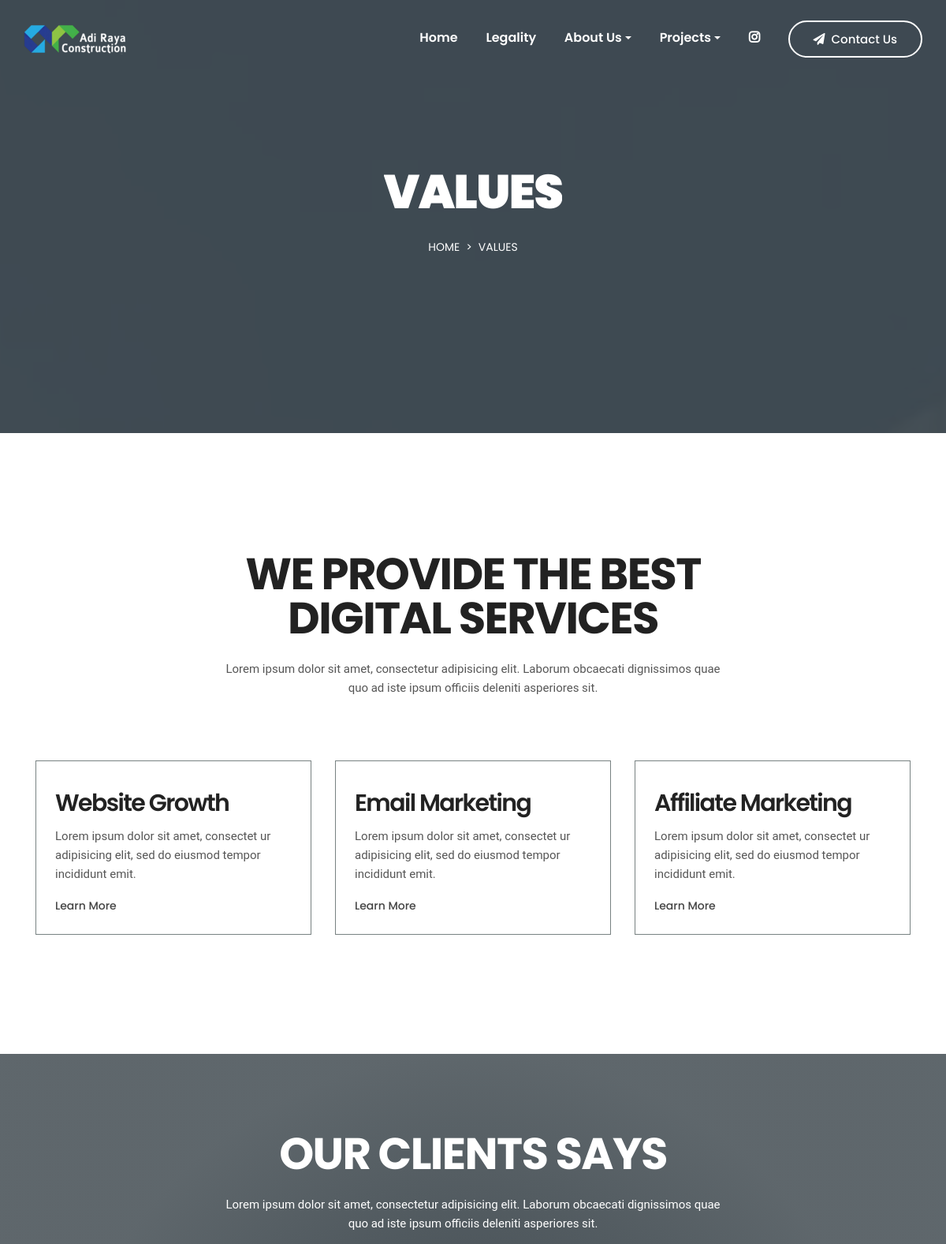
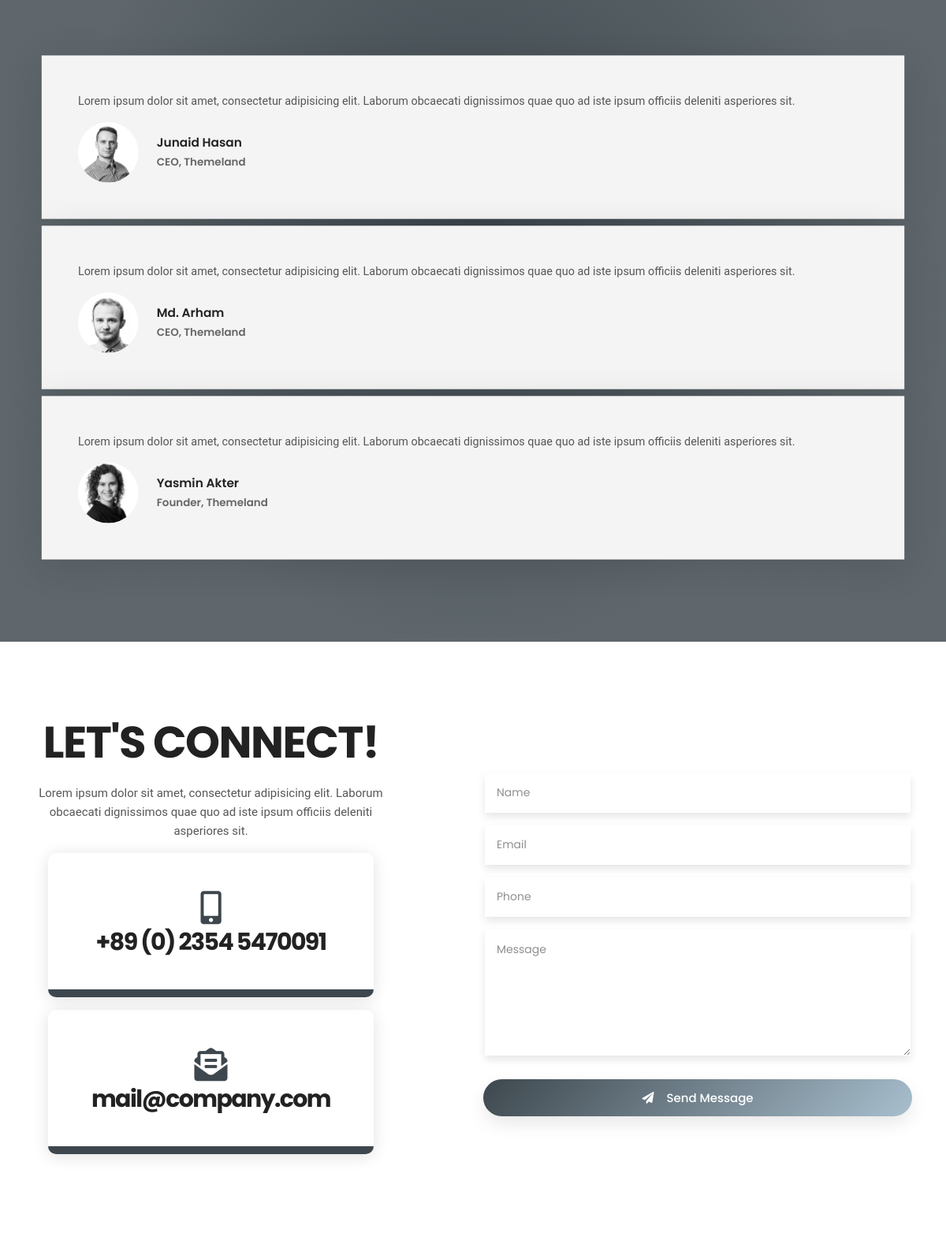
/services.php (upper part), run on the app's committed database (2 pictures, top to bottom).
### tables this page shows
CREATE TABLE `logo` (
  `id` int(11) NOT NULL,
  `xfile` varchar(1000) NOT NULL,
  `ufile` varchar(1000) NOT NULL,
  `updated_at` timestamp NOT NULL DEFAULT current_timestamp() ON UPDATE current_timestamp()
);

CREATE TABLE `social` (
  `id` int(11) NOT NULL,
  `name` varchar(150) NOT NULL,
  `fa` varchar(150) NOT NULL,
  `social_link` varchar(500) NOT NULL
);

CREATE TABLE `section_title` (
  `id` int(11) NOT NULL,
  `about_title` varchar(500) NOT NULL,
  `about_text` varchar(1000) NOT NULL,
  `why_title` varchar(500) NOT NULL,
  `why_text` varchar(1000) NOT NULL,
  `service_title` varchar(500) NOT NULL,
  `service_text` varchar(1000) NOT NULL,
  `port_title` varchar(500) NOT NULL,
  `port_text` varchar(1000) NOT NULL,
  `test_title` varchar(500) NOT NULL,
  `test_text` varchar(1000) NOT NULL,
  `contact_title` varchar(500) NOT NULL,
  `contact_text` varchar(1000) NOT NULL,
  `enquiry_title` varchar(500) NOT NULL,
  `enquiry_text` varchar(1000) NOT NULL
);

CREATE TABLE `service` (
  `id` int(11) NOT NULL,
  `service_title` varchar(500) NOT NULL,
  `service_desc` varchar(1000) NOT NULL,
  `service_detail` varchar(2000) NOT NULL,
  `ufile` varchar(1000) NOT NULL,
  `upadated_at` timestamp NOT NULL DEFAULT current_timestamp() ON UPDATE current_timestamp()
);

CREATE TABLE `testimony` (
  `id` int(11) NOT NULL,
  `message` varchar(300) NOT NULL,
  `name` varchar(150) NOT NULL,
  `position` varchar(100) NOT NULL,
  `ufile` varchar(1000) NOT NULL,
  `updated_at` timestamp NOT NULL DEFAULT current_timestamp() ON UPDATE current_timestamp()
);

CREATE TABLE `sitecontact` (
  `id` int(11) NOT NULL,
  `phone1` varchar(150) NOT NULL,
  `phone2` varchar(150) NOT NULL,
  `email1` varchar(100) NOT NULL,
  `email2` varchar(100) NOT NULL,
  `longitude` varchar(100) NOT NULL,
  `latitude` varchar(150) NOT NULL,
  `updated_at` timestamp NOT NULL DEFAULT current_timestamp() ON UPDATE current_timestamp()
);

### services.php (the view, shortened to what this page needs)
<?php include "header.php"; ?>
<section class="section breadcrumb-area overlay-dark d-flex align-items-center">
    <div class="container">
        <div class="row">
            <div class="col-12">
                <div class="breadcrumb-content text-center">
                    <h2 class="text-white text-uppercase mb-3">Values</h2>
                    <ol class="breadcrumb d-flex justify-content-center">
                        <li class="breadcrumb-item"><a class="text-uppercase text-white" href="index.php">Home</a></li>
                        <li class="breadcrumb-item"><a class="text-uppercase text-white" href="#">Values</a></li>
                    </ol>
                </div>
            </div>
        </div>
    </div>
</section>
<section id="service" class="section service-area ptb_150">
    <div class="shape shape-top">
    </div>
    <div class="container">
        <div class="row justify-content-center">
            <div class="col-12 col-md-10 col-lg-7">
                <div class="section-heading text-center">
                    <h2>
                        <?php print $service_title ?>
                    </h2>
                    <p class="d-none d-sm-block mt-4">
                        <?php print $service_text ?>
                    </p>
                </div>
            </div>
        </div>
        <div class="row">
            <?php
            $qs = "SELECT * FROM  service ORDER BY id DESC";
            $r1 = mysqli_query($con, $qs);
            while ($rod = mysqli_fetch_array($r1)) {
                $id = "$rod[id]";
                $serviceg = "$rod[service_title]";
                $service_desc = "$rod[service_desc]";
                print "
<div class='col-12 col-md-6 col-lg-4'>
<div class='single-service p-4'  style='border: solid 1px #788282;'>
    <h3 class='my-3'>$serviceg</h3>
    <p>$service_desc</p>
    <a class='service-btn mt-3' href='servicedetail.php?id=$id'>Learn More</a>
</div>
</div>
";
            }
            ?>
        </div>
    </div>
    <div class="shape shape-bottom">
    </div>
</section>
<section id="review" class="section review-area bg-overlay ptb_100">
    <div class="container">
        <div class="row justify-content-center">
            <div class="col-12 col-md-10 col-lg-7">
                <div class="section-heading text-center">
                    <h2 class="text-white">
                        <?php print $test_title; ?>
                    </h2>
                    <p class="text-white d-none d-sm-block mt-4">
                        <?php print $test_text; ?>
                    </p>
                </div>
            </div>
        </div>
        <div class="row">
            <div class="client-reviews owl-carousel">
                <?php
                $q = "SELECT * FROM  testimony ORDER BY id DESC LIMIT 6";
                $r123 = mysqli_query($con, $q);
                while ($ro = mysqli_fetch_array($r123)) {
                    $name = "$ro[name]";
                    $position = "$ro[position]";
                    $message = "$ro[message]";
                    $ufile = "$ro[ufile]";
                    print "
<div class='single-review p-5'>
<div class='review-content'>
    <div class='review-text'>
        <p>$message</p>
    </div>
</div>
<div class='reviewer media mt-3'>
    <div class='reviewer-thumb'>
        <img class='avatar-lg radius-100' src='dashboard/uploads/testimony/$ufile' alt='img'>
    </div>
    <div class='reviewer-meta media-body align-self-center ml-4'>
        <h5 class='reviewer-name color-primary mb-2'>$name</h5>
        <h6 class='text-secondary fw-6'>$position</h6>
    </div>
</div>
</div>
";
                }
                ?>
            </div>
        </div>
    </div>
</section>
<section id="contact" class="contact-area ptb_100">
    <div class="container">
        <div class="row justify-content-between align-items-center">
            <div class="col-12 col-lg-5">
                <div class="section-heading text-center mb-3">
                    <h2>
                        <?php print $contact_title ?>
                    </h2>
                    <p class="d-none d-sm-block mt-4">
                        <?php print $contact_text ?>
                    </p>
                </div>
                <div class="contact-us">
                    <ul>
                        <li class="contact-info color-1 bg-hover active hover-bottom text-center p-5 m-3">
                            <span><i class="fas fa-mobile-alt fa-3x"></i></span>
                            <a class="d-block my-2" href="tel:<?php print $phone1 ?>">
                                <h3>
                                    <?php print $phone1 ?>
                                </h3>
                            </a>
                        </li>
                        <li class="contact-info color-1 bg-hover active hover-bottom text-center p-5 m-3">
                            <span><i class="fas fa-envelope-open-text fa-3x"></i></span>
                            <a class="d-none d-sm-block my-2" href="mailto:<?php print $email1 ?>">
                                <h3>
                                    <?php print $email1 ?>
                                </h3>
                            </a>
                        </li>
                    </ul>
                </div>
            </div>
            <div class="col-12 col-lg-6 pt-4 pt-lg-0">
                <div class="contact-box text-center">
                    <form action="" method="post" enctype="multipart/form-data">
                        <div class="row">
                            <div class="col-12">
                                <div class="form-group">
                                    <input type="text" class="form-control" name="name" placeholder="Name"
                                        required="required">
                                </div>
                                <div class="form-group">
                                    <input type="email" class="form-control" name="email" placeholder="Email"
                                        required="required">
                                </div>
                                <div class="form-group">
                                    <input type="text" class="form-control" name="phone" placeholder="Phone"
                                        required="required">
                                </div>
                            </div>
                            <div class="col-12">
                                <div class="form-group">
                                    <textarea class="form-control" name="message" placeholder="Message"
                                        required="required"></textarea>
                                </div>
                            </div>
                            <div class="col-12">
                                <button type="submit" class="btn btn-bordered active btn-block mt-3" name="save"><span
                                        class="text-white pr-3"><i class="fas fa-paper-plane"></i></span>Send
                                    Message</button>
                            </div>
                        </div>
                    </form>
                </div>
            </div>
        </div>
    </div>
</section>
<?php include "footer.php"; ?>

### header.php (shortened to what this page needs)
<?php include "z_db.php"; ?>
<!doctype html>
<html class="no-js" lang="en">
<?php
$rrs = mysqli_query($con, "SELECT * FROM section_title Where id=1");
$rs = mysqli_fetch_array($rrs);
$test_title = "$rs[test_title]";
$test_text = "$rs[test_text]";
$contact_title = "$rs[contact_title]";
$contact_text = "$rs[contact_text]";
$service_title = "$rs[service_title]";
$service_text = "$rs[service_text]";
?>
<?php
$rt = mysqli_query($con, "SELECT * FROM sitecontact where id=1");
$tr = mysqli_fetch_array($rt);
$phone1 = "$tr[phone1]";
$email1 = "$tr[email1]";
?>
<head>
    <link rel="stylesheet" href="assets/css/style.css">
    <link rel="stylesheet" href="assets/css/responsive.css">
</head>
<body>
    <div class="main overflow-hidden">
        <header id="header">
            <nav data-aos="zoom-out" data-aos-delay="800" class="navbar navbar-expand">
                <div class="container header">
                    <?php
                    $rt = mysqli_query($con, "SELECT ufile FROM logo where id=1");
                    $tr = mysqli_fetch_array($rt);
                    $ufile = "$tr[ufile]";
                    ?>
                    <a class="navbar-brand" href="#">
                        <img class="navbar-brand-regular" src="dashboard/uploads/logo/<?php print $ufile ?>"
                            alt="brand-logo">
                    </a>
                    <ul class="navbar-nav items">
                        <li class="nav-item">
                            <a class="nav-link" href="home">Home </a>
                        </li>
                        <li class="nav-item">
                            <a class="nav-link" href="legality">Legality </a>
                        </li>
                        <li class="nav-item dropdown">
                            <a class="nav-link dropdown-toggle" href="#" id="navbarDarkDropdownMenuLink" role="button"
                                data-bs-toggle="dropdown" aria-expanded="false">About Us</a>
                        </li>
                        <li class="nav-item dropdown">
                            <a class="nav-link dropdown-toggle" href="#" role="button" data-bs-toggle="dropdown"
                                aria-expanded="false">Projects</a>
                        </li>
                        <li class="navbar-nav icons">
                            <?php
                            $q = "SELECT * FROM  social ORDER BY id DESC LIMIT 5";
                            $r123 = mysqli_query($con, $q);
                            while ($ro = mysqli_fetch_array($r123)) {
                                $fa = "$ro[fa]";
                                $social_link = "$ro[social_link]";
                                print "
<li class='nav-item social'>
<a href='$social_link' class='nav-link'><i class='fab $fa'></i></a>
</li>
";
                            } ?>
                            <ul class="navbar-nav action">
                                <li class="nav-item ml-3">
                                    <a href="contact" class="btn ml-lg-auto btn-bordered-white"><i
                                            class="fas fa-paper-plane contact-icon mr-md-2"></i>Contact Us</a>
                                </li>
                            </ul>
                </div>
            </nav>
        </header>

### data on the page
logo: ufile (picture)
section_title: service_title "WE PROVIDE THE BEST DIGITAL SERVICES", service_text "Lorem ipsum dolor sit amet, consectetur adipisicing elit. Laborum obcaecati dignissimos quae quo ad iste ipsum officiis deleniti asperiores sit.", test_title "OUR CLIENTS SAYS", test_text "Lorem ipsum dolor sit amet, consectetur adipisicing elit. Laborum obcaecati dignissimos quae quo ad iste ipsum officiis deleniti asperiores sit.", contact_title "LET'S CONNECT!", contact_text "Lorem ipsum dolor sit amet, consectetur adipisicing elit. Laborum obcaecati dignissimos quae quo ad iste ipsum officiis deleniti asperiores sit."
service: service_title "Website Growth", service_desc "Lorem ipsum dolor sit amet, consectet ur adipisicing elit, sed do eiusmod tempor incididunt emit."
service: service_title "Email Marketing", service_desc "Lorem ipsum dolor sit amet, consectet ur adipisicing elit, sed do eiusmod tempor incididunt emit."
service: service_title "Affiliate Marketing", service_desc "Lorem ipsum dolor sit amet, consectet ur adipisicing elit, sed do eiusmod tempor incididunt emit."
testimony: message "Lorem ipsum dolor sit amet, consectetur adipisicing elit. Laborum obcaecati dignissimos quae quo ad iste ipsum officiis deleniti asperiores sit.", ufile (picture), name "Junaid Hasan", position "CEO, Themeland"
testimony: message "Lorem ipsum dolor sit amet, consectetur adipisicing elit. Laborum obcaecati dignissimos quae quo ad iste ipsum officiis deleniti asperiores sit.", ufile (picture), name "Md. Arham", position "CEO, Themeland"
testimony: message "Lorem ipsum dolor sit amet, consectetur adipisicing elit. Laborum obcaecati dignissimos quae quo ad iste ipsum officiis deleniti asperiores sit.", ufile (picture), name "Yasmin Akter", position "Founder, Themeland"
sitecontact: phone1 "+89 (0) 2354 5470091", email1 "mail@company.com"
